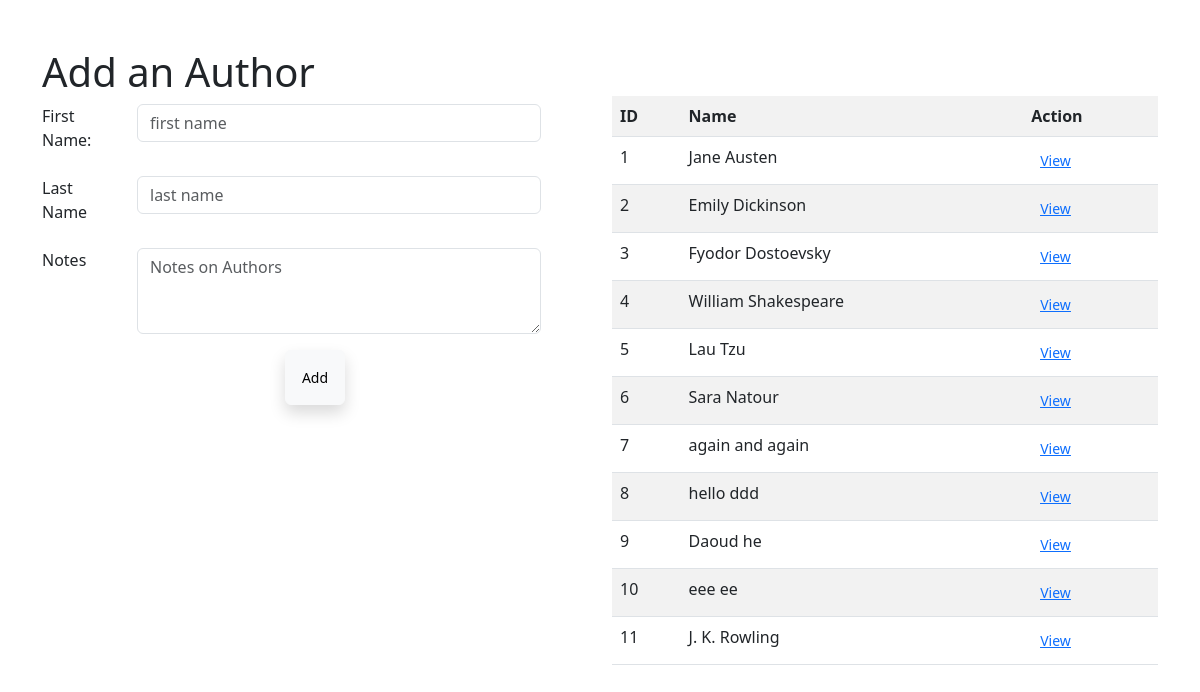
Page /authors on the earlier database version.
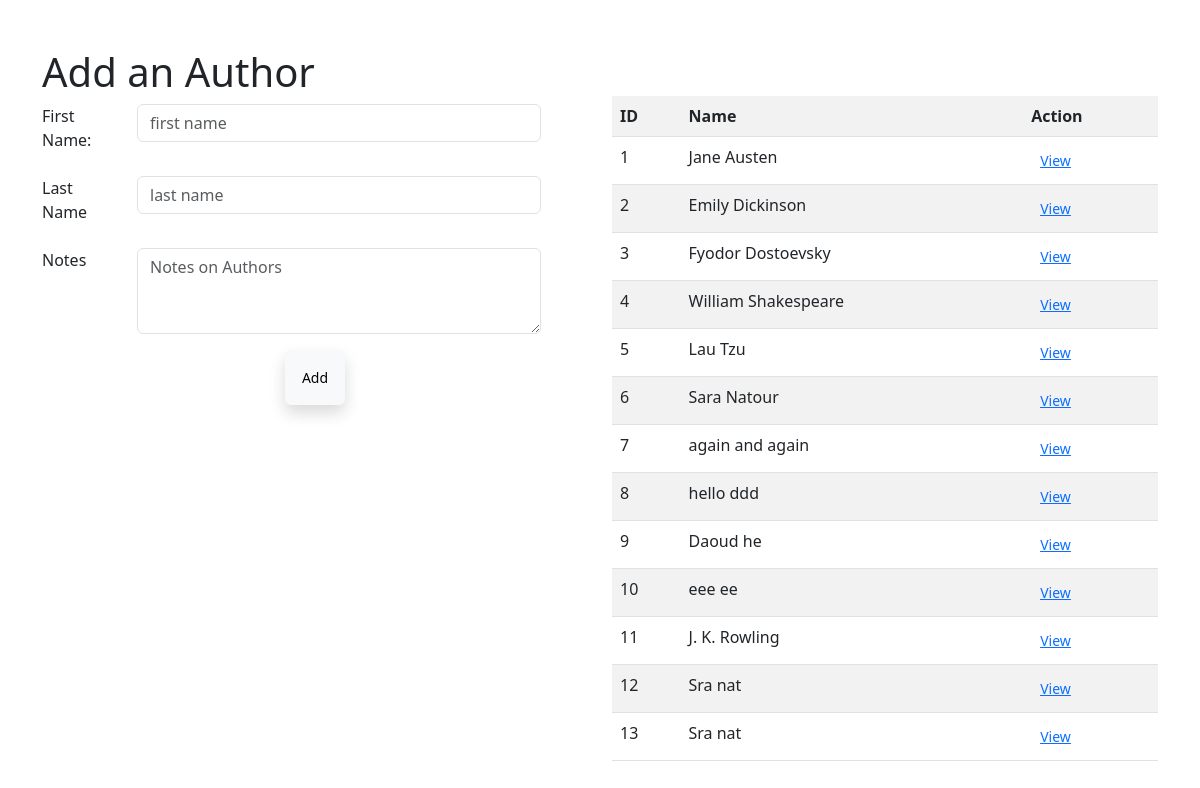
Same page on the later database version.
### books_authors/models.py (models this page shows)
class Author(models.Model):
    first_name = models.CharField(max_length=45)
    last_name = models.CharField(max_length=45)
    notes = models.TextField(default="Null")
    books = models.ManyToManyField(Book, related_name="authors")
    created_at = models.DateTimeField(auto_now_add=True)
    updated_at = models.DateTimeField(auto_now=True)

### books_authors/views.py (the view)
# urls.py: path('authors',views.showAuthors),
def showAuthors(request):
  context={
    'all_authors':Author.objects.all(),
    }
  return render(request,"addauthors.html",context)

### books_authors/templates/addauthors.html (shortened to what this page needs)
<!DOCTYPE html>
<html lang="en">
  <head>
    <link href="https://cdn.jsdelivr.net/npm/bootstrap@5.3.0-alpha1/dist/css/bootstrap.min.css" rel="stylesheet" />
  </head>
  <body>
    <div class="container container-sm container-md container-lg mt-5 h-100">
      <div class="row ">
        <div class="col-12 col-sm-6 col-md-6">
          <h1>Add an Author</h1>
          <form action="/addAuthor" method="post">
            <div class="mb-3 row">
              <label for="first_name" class="form-label col-sm-2">First Name:</label>
              <div class="col-sm-9">
                <input type="text" class="form-control" id="first_name" name="first_name" placeholder="first name" />
              </div>
            </div>
            <div class="mb-3 row">
              <label for="last_name" class="form-label col-sm-2">Last Name</label>
              <div class="col-sm-9">
                <input type="text" class="form-control" name="last_name" placeholder="last name" />
              </div>
            </div>
            <div class="mb-3 row">
              <label for="exampleFormControlTextarea1" class="form-label col-sm-2">Notes</label>
              <div class="col-sm-9">
                <textarea class="form-control" name="notes" placeholder="Notes on Authors" rows="3"></textarea>
              </div>
            </div>
            <div class="text-center">
              <button type="submit" class="btn btn-sm btn-light shadow p-3 mb-5 bg-body-tertiary rounded"> Add </button>
            </div>
          </form>
        </div>
        <div class="col-12 col-sm-6 col-md-6 mt-5">
          <table class="table table-striped table-hover">
            <tr>
              <th>ID</th>
              <th>Name</th>
              <th>Action</th>
            </tr> {%for author in all_authors%} <tr>
              <td>{{author.id}}</td>
              <td>{{author.first_name}} {{author.last_name}}</td>
              <td>
                <button type="button" class="btn btn-sm btn-link">
                  <a href="/authors/{{author.id}}"> View</a>
                </button>
              </td>
            </tr> {%endfor%}
          </table>
        </div>
      </div>
    </div>
  </body>
</html>

Differences in the rows shown:
added Author: id "12", first_name "Sra", last_name "nat"
added Author: id "13", first_name "Sra", last_name "nat"
